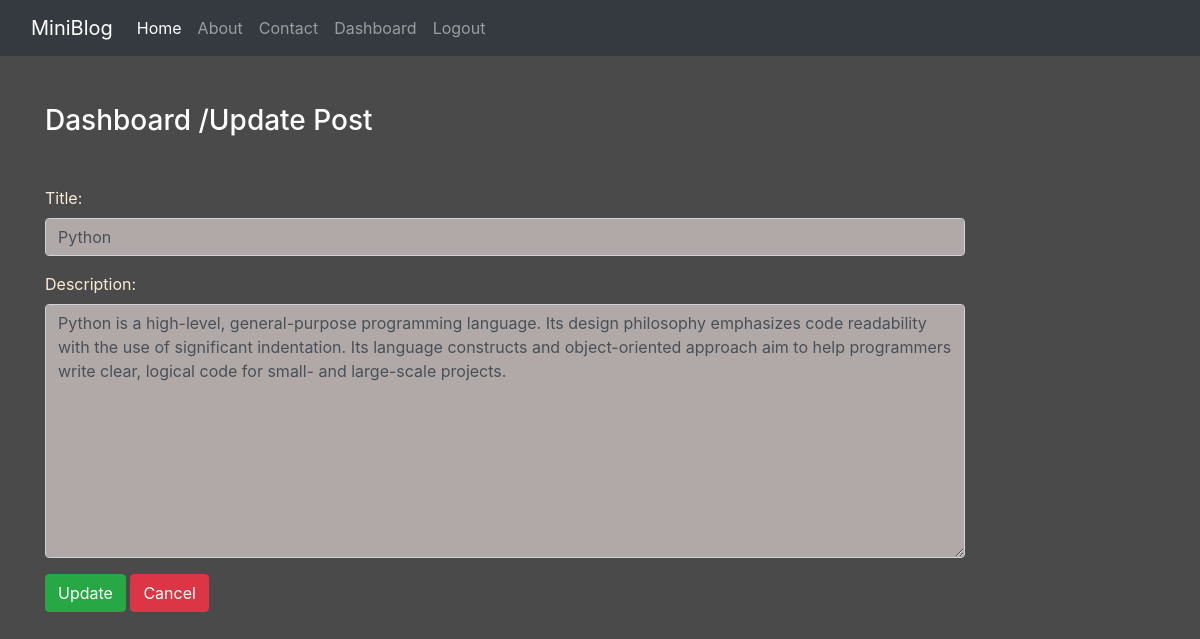
The app's page /dashboard/updatepost/1/ (signed in) with its own data.
### blog/models.py (models this page shows)
class Post(models.Model):
    title = models.CharField(max_length=150)
    desc = models.TextField()

### blog/views.py (the view)
# urls.py: path('dashboard/updatepost/<int:id>/',views.updatepost,name="updatepost"),
def updatepost(request,id):
    if request.user.is_authenticated:
        if request.method == 'POST':
            pi = Post.objects.get(pk = id)
            form = PostForm(request.POST,instance=pi)
            if form.is_valid():
                messages.success(request,'Post Updated Successfully')
                form.save()
                return HttpResponseRedirect('/dashboard/')
        else:
            pi = Post.objects.get(pk = id)
            form = PostForm(instance=pi)
        return render(request,'blog/updatepost.html',{'form':form})
    else:
        return HttpResponseRedirect('/login/')

### blog/forms.py
class PostForm(forms.ModelForm):
    class Meta:
        model = Post
        fields = ['title','desc']
        labels = {'title':'Title','desc':'Description'}
        widgets = {'title':forms.TimeInput(attrs={'class':'form-control'}),
                   'desc':forms.Textarea(attrs={'class':'form-control'}),}

### blog/templates/blog/updatepost.html (shortened to what this page needs)
{% extends 'blog/base.html' %}
{% load static %}
{% block content %}
<div class="col-sm-10">
    <h3 class="text-white my-5">Dashboard /Update Post</h3>
    <form action="" method="POST" novalidate>
        {{form.as_p}}
        <button type="submit" class="btn btn-success">Update</button>
        <a href="{% url 'dashboard' %}" class="btn btn-danger">Cancel</a>
    </form>
</div>
{% endblock content %}

### blog/static/blog/css/style.css (style rules this page uses)
body { background-color: rgb(75, 74, 74); color: antiquewhite; }
.form-control { background-color: rgb(177, 168, 168); }

### records on screen
Post: title "Python", desc "Python is a high-level, general-purpose programming language. Its design philosophy emphasizes code readability with the use of significant indentation. Its language constructs and object-oriented approach aim to help programmers write clear, logical code for small- and large-scale projects."
